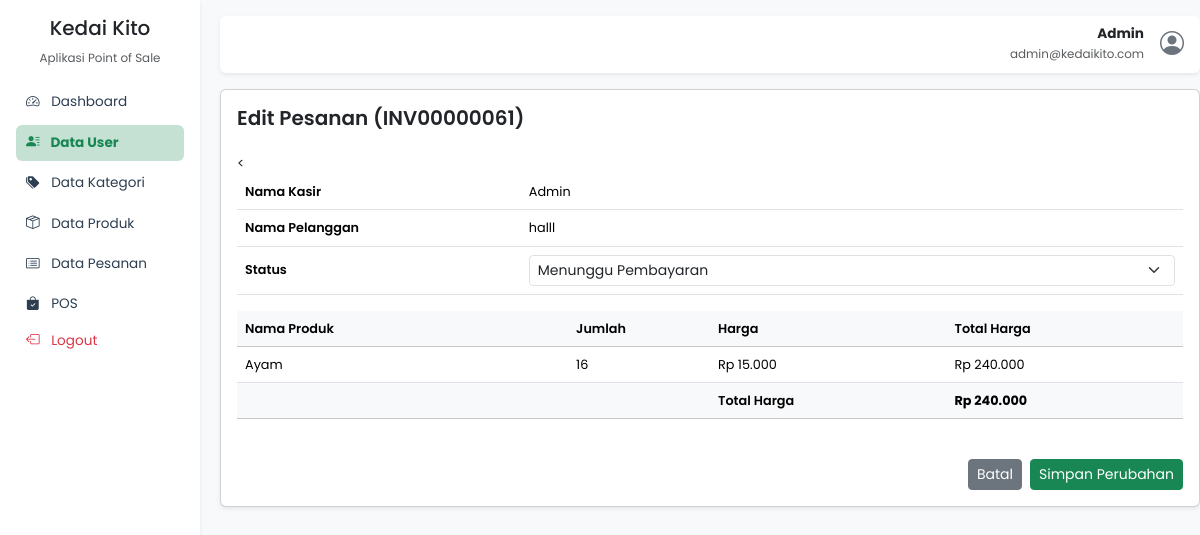
Page /editpesanan.php?id=61 (signed in) on the committed database.
### tables this page shows
CREATE TABLE `pesanan` (
  `id` int(11) NOT NULL,
  `kode_invoice` varchar(50) DEFAULT NULL,
  `user_id` int(11) DEFAULT NULL,
  `nama_pelanggan` varchar(100) DEFAULT NULL,
  `total` int(11) DEFAULT NULL,
  `status` enum('menunggu pembayaran','selesai','dibatalkan') DEFAULT 'menunggu pembayaran',
  `created_at` timestamp NOT NULL DEFAULT current_timestamp()
);

CREATE TABLE `users` (
  `id` int(11) NOT NULL,
  `nama` varchar(100) DEFAULT NULL,
  `email` varchar(100) DEFAULT NULL,
  `password` varchar(255) DEFAULT NULL,
  `telepon` varchar(20) DEFAULT NULL,
  `role` enum('admin','karyawan') DEFAULT NULL,
  `status` enum('aktif','nonaktif') DEFAULT 'aktif',
  `created_at` timestamp NOT NULL DEFAULT current_timestamp()
);

CREATE TABLE `detail_pesanan` (
  `id` int(11) NOT NULL,
  `pesanan_id` int(11) DEFAULT NULL,
  `produk_id` int(11) DEFAULT NULL,
  `jumlah` int(11) DEFAULT NULL,
  `harga_satuan` int(11) DEFAULT NULL,
  `total_harga` int(11) DEFAULT NULL
);

CREATE TABLE `produk` (
  `id` int(11) NOT NULL,
  `nama_produk` varchar(100) DEFAULT NULL,
  `kategori_id` int(11) DEFAULT NULL,
  `harga` int(11) DEFAULT NULL,
  `deskripsi` text DEFAULT NULL,
  `gambar` varchar(255) DEFAULT NULL,
  `stok` int(11) DEFAULT 0
);

### editpesanan.php (the view, shortened to what this page needs)
<?php
require_once 'koneksi.php';
$pesanan_id = (int)$_GET['id'];
$stmt_pesanan = $conn->prepare("
    SELECT p.*, u.nama AS nama_kasir
    FROM pesanan p
    LEFT JOIN users u ON p.user_id = u.id
    WHERE p.id = ?
");
$stmt_pesanan->bind_param("i", $pesanan_id);
$stmt_pesanan->execute();
$pesanan = $stmt_pesanan->get_result()->fetch_assoc();
$stmt_detail = $conn->prepare("
    SELECT dp.*, pr.nama_produk
    FROM detail_pesanan dp
    JOIN produk pr ON dp.produk_id = pr.id
    WHERE dp.pesanan_id = ?
");
$stmt_detail->bind_param("i", $pesanan_id);
$stmt_detail->execute();
$detail_pesanan = $stmt_detail->get_result()->fetch_all(MYSQLI_ASSOC);
$total_harga = 0;
foreach ($detail_pesanan as $item) {
  $total_harga += $item['total_harga'];
}
?>
<!DOCTYPE html>
<html lang="id">
<head>
  <link
    href="https://cdn.jsdelivr.net/npm/bootstrap@5.3.2/dist/css/bootstrap.min.css"
    rel="stylesheet" />
  <link
    href="https://cdn.jsdelivr.net/npm/bootstrap-icons@1.10.5/font/bootstrap-icons.css"
    rel="stylesheet" />
</head>
<body class="bg-light">
  <div
    class="sidebar bg-white shadow-sm position-fixed top-0 start-0 h-100 p-3">
    <div class="text-center mb-3">
      <h5>Kedai Kito</h5>
      <small class="text-muted">Aplikasi Point of Sale</small>
    </div>
    <ul class="nav flex-column">
      <li class="nav-item">
        <a class="nav-link" href="index.php"><i class="bi bi-speedometer2 me-2"></i> Dashboard</a>
      </li>
      <li class="nav-item">
        <a
          class="nav-link active fw-bold bg-success bg-opacity-25 rounded"
          href="datauser.php"><i class="bi bi-person-lines-fill me-2"></i> Data User</a>
      </li>
      <li class="nav-item">
        <a class="nav-link" href="datakategori.php"><i class="bi bi-tags-fill me-2"></i> Data Kategori</a>
      </li>
      <li class="nav-item">
        <a class="nav-link" href="dataproduk.php"><i class="bi bi-box-seam me-2"></i> Data Produk</a>
      </li>
      <li class="nav-item">
        <a class="nav-link" href="datapesanan.php"><i class="bi bi-card-list me-2"></i> Data Pesanan</a>
      </li>
      <li class="nav-item">
        <a class="nav-link" href="pos.php"><i class="bi bi-bag-check-fill me-2"></i> POS</a>
      </li>
      <li class="nav-item mt-auto">
        <a class="nav-link text-danger" href="logout.php">
          <i class="bi bi-box-arrow-left me-2"></i> Logout
        </a>
      </li>
    </ul>
  </div>
  <div class="main-content ms-220 py-3" style="margin-left: 220px">
    <div
      class="d-flex justify-content-end align-items-center bg-white rounded shadow-sm px-3 py-2 mb-3">
      <div class="text-end me-3">
        <strong><?= $_SESSION['nama'] ?></strong><br />
        <small class="text-muted"><?= $_SESSION['email'] ?></small>
      </div>
      <i class="bi bi-person-circle fs-4 text-secondary"></i>
    </div>
    <div class="card shadow-sm">
      <div class="card-body">
        <h5 class="card-title mb-4 fw-semibold">Edit Pesanan (<?= $pesanan['kode_invoice'] ?>)</h5>
        <div class="table-responsive">
          <table class="table user-table table-hover align-middle">
            <tbody>
              <tr>
                <td class="fw-semibold" style="width: 30%">Nama Kasir</td>
                <td><?= htmlspecialchars($pesanan['nama_kasir'] ?? 'Guest') ?></td>
              </tr>
              <tr>
                <td class="fw-semibold" style="width: 30%">Nama Pelanggan</td>
                <td><?= htmlspecialchars($pesanan['nama_pelanggan']) ?></td>
              </tr>
              <tr>
                <td class="fw-semibold">Status</td>
                <<td>
                  <form method="POST">
                    <select name="status" class="form-select form-select-sm">
                      <option value="menunggu pembayaran" <?= $pesanan['status'] === 'menunggu pembayaran' ? 'selected' : '' ?>>Menunggu Pembayaran</option>
                    </select>
                    </td>
              </tr>
            </tbody>
          </table>
        </div>
        <div class="table-responsive">
          <table class="table user-table table-hover align-middle">
            <thead class="table-light">
              <tr>
                <th>Nama Produk</th>
                <th style="width: 15%">Jumlah</th>
                <th style="width: 25%">Harga</th>
                <th style="width: 25%">Total Harga</th>
              </tr>
            </thead>
            <tbody>
              <?php foreach ($detail_pesanan as $item): ?>
                <tr>
                  <td><?= htmlspecialchars($item['nama_produk']) ?></td>
                  <td><?= $item['jumlah'] ?></td>
                  <td>Rp <?= number_format($item['harga_satuan'], 0, ',', '.') ?></td>
                  <td>Rp <?= number_format($item['total_harga'], 0, ',', '.') ?></td>
                </tr>
              <?php endforeach; ?>
              <tr class="table-light">
                <td colspan="2"></td>
                <td class="text-start fw-semibold">Total Harga</td>
                <td class="fw-bold">Rp <?= number_format($total_harga, 0, ',', '.') ?></td>
              </tr>
            </tbody>
          </table>
        </div>
        <div class="mt-4 d-flex gap-2 justify-content-end">
          <button type="button" class="btn btn-secondary btn-sm" onclick="window.history.back()">Batal</button>
          <button type="submit" class="btn btn-success btn-sm">Simpan Perubahan</button>
        </div>
      </div>
    </div>
  </div>
</body>
</html>

### editpesanan.php (style rules this page uses)
body { font-family: "Poppins", sans-serif; font-size: 0.85rem; }
.sidebar { width: 200px; z-index: 1000; }
.sidebar .nav-item+.nav-item { margin-top: 4px; }
.sidebar .nav-link { color: #2c3e50; padding: 8px 10px; border-radius: 6px; transition: background 0.2s ease; }
.sidebar .nav-link.active { background-color: rgba(25, 135, 84, 0.2); color: #198754; font-weight: 600; }
.user-table th { font-weight: 600; background-color: #f8f9fa; font-size: 0.8rem; }
.user-table td { font-size: 0.8rem; }

### rows in the picture
pesanan: kode_invoice "INV00000061", user.nama "Admin", nama_pelanggan "halll", status "Menunggu Pembayaran"
detail_pesanan: produk.nama_produk "Ayam", jumlah "16", harga_satuan "15.000", total_harga "240.000"

### other values in the picture
$_SESSION['nama'] "Admin"
$_SESSION['email'] "admin@kedaikito.com"
$total_harga "240.000"
